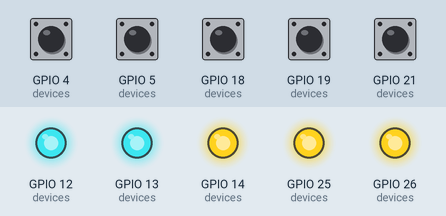
Recording of a sketch running on a simulated ESP32. Shown: output pins drawn as LEDs (lit = HIGH). Inputs (shaded band) come from the test bench; at power-on: GPIO 4 (devices), GPIO 5 (devices), GPIO 18 (devices), GPIO 19 (devices), GPIO 21 (devices) LOW. What the sketch prints to the serial monitor is not drawn.

Above: at 4.8 s.
4.9 s: GPIO 4 (devices) pulled HIGH for 2.35 s
At 7.0 s:
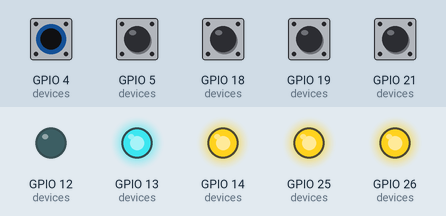
9.5 s: GPIO 5 (devices) pulled HIGH for 2.35 s
At 11.3 s:
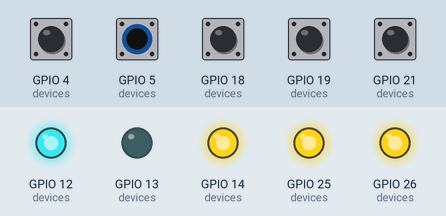
13.6 s: GPIO 18 (devices) pulled HIGH for 2.35 s
At 14.4 s:
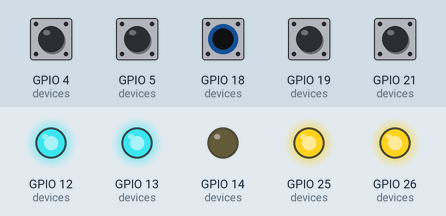
17.6 s: GPIO 19 (devices) pulled HIGH for 2.35 s
At 18.7 s:
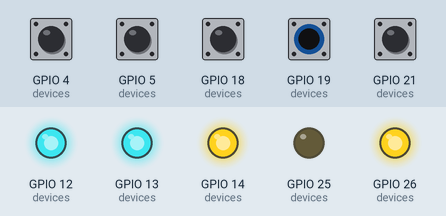
21.6 s: GPIO 21 (devices) pulled HIGH for 2.35 s
At 23.0 s:
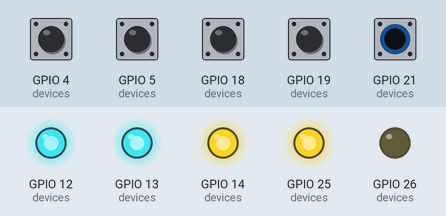
25.7 s: GPIO 4 (devices) driven HIGH and GPIO 5 (devices) driven HIGH
At 27.4 s:
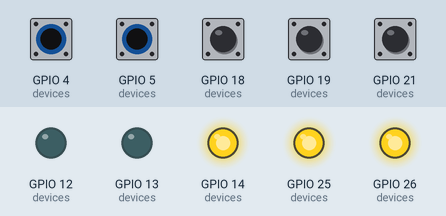
Timing chart, 0 to 28.9 s (numbered marks = the images above; inputs shaded):
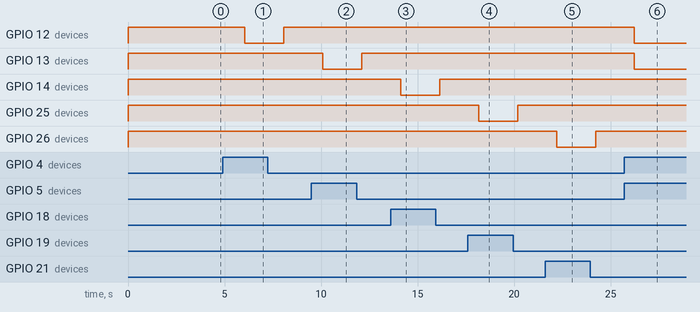

The sketch:

sketch.ino
```cpp
// OfficeWatch — one-room device sensing concept (Work Room 1)
// Switches stand in for real relay/optocoupler state taps.
// Serial payload mirrors server/src/state/store.js exactly.

struct Device {
  const char* id;
  const char* type;
  int sensePin;
  int ledPin;
  int watts;
};

Device devices[] = {
  { "work1-fan-1",   "fan",   4,  12, 70 },
  { "work1-fan-2",   "fan",   5,  13, 70 },
  { "work1-light-1", "light", 18, 14, 15 },
  { "work1-light-2", "light", 19, 25, 16 },
  { "work1-light-3", "light", 21, 26, 16 },
};
const int N = sizeof(devices) / sizeof(devices[0]);

void setup() {
  Serial.begin(115200);
  for (int i = 0; i < N; i++) {
    pinMode(devices[i].sensePin, INPUT_PULLUP); // LOW = device ON
    pinMode(devices[i].ledPin, OUTPUT);
  }
}

void loop() {
  Serial.print("{\"room\":\"work1\",\"devices\":[");
  for (int i = 0; i < N; i++) {
    bool on = digitalRead(devices[i].sensePin) == LOW;
    digitalWrite(devices[i].ledPin, on ? HIGH : LOW);
    Serial.print("{\"id\":\"");
    Serial.print(devices[i].id);
    Serial.print("\",\"status\":\"");
    Serial.print(on ? "on" : "off");
    Serial.print("\",\"watts\":");
    Serial.print(on ? devices[i].watts : 0);
    Serial.print("}");
    if (i < N - 1) Serial.print(",");
  }
  Serial.println("]}");
  delay(2000); // in a real deployment this would publish over MQTT/HTTP
}
```

Measured:
- after the input at 4.9 s, GPIO 12 (devices): HIGH → LOW after 1.2 s, → HIGH 2.0 s later
- after the input at 9.5 s, GPIO 13 (devices): HIGH → LOW after 0.59 s, → HIGH 2.0 s later
- after the input at 13.6 s, GPIO 14 (devices): HIGH → LOW after 0.53 s, → HIGH 2.0 s later
- after the input at 17.6 s, GPIO 25 (devices): HIGH → LOW after 0.57 s, → HIGH 2.0 s later
- after the input at 21.6 s, GPIO 26 (devices): HIGH → LOW after 0.60 s, → HIGH 2.0 s later
- after the input at 25.7 s, GPIO 12 (devices), GPIO 13 (devices): HIGH → LOW after 0.53 s
